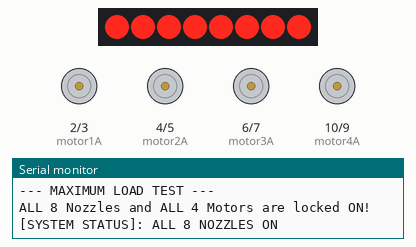
The sketch below on a simulated Arduino Uno, built with avr-gcc and run on an emulated ATmega328P. Parts: 8 shift-register outputs drawn as a row of LEDs (first output left, lit = HIGH), motor-driver pin pairs drawn as motors (green arrow = first pin HIGH = forward, orange = second pin HIGH = backward, longer = more drive), the last lines printed to the serial monitor.

Above: at 1.5 s.
At 4.5 s:
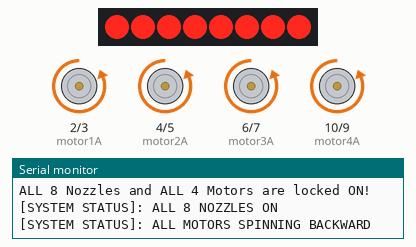
Timing chart, 0 to 7.8 s (numbered marks = the images above):
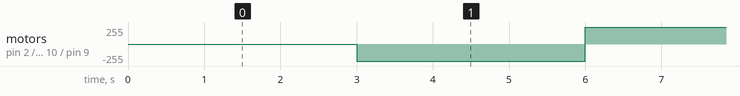

Measured:
- by itself, motor on pin 2 (motor1A) / pin 3 (motor1B), motor on pin 4 (motor2A) / pin 5 (motor2B), motor on pin 6 (motor3A) / pin 7 (motor3B), motor on pin 10 (motor4A) / pin 9 (motor4B): alternates forward 255/255 for 3.0 s and backward 255/255 for 3.0 s

The sketch:

firmware.ino
```cpp
const int dataPin = 11;
const int clockPin = 12;
const int latchPin = 8;
const int motor1A = 2;
const int motor1B = 3;
const int motor2A = 4;
const int motor2B = 5;
const int motor3A = 6;
const int motor3B = 7;
const int motor4A = 10;
const int motor4B = 9;
const int motor5A = 6;
const int motor5B = 7;
const int motor6A = 10;
const int motor6B = 9;
unsigned long lastMotorToggle = 0;
bool motorDirectionForward = true;

void setup() {
  Serial.begin(9600);
  Serial.println("--- MAXIMUM LOAD TEST ---");
  Serial.println("ALL 8 Nozzles and ALL 4 Motors are locked ON!");

  pinMode(dataPin, OUTPUT);
  pinMode(clockPin, OUTPUT);
  pinMode(latchPin, OUTPUT);

  pinMode(motor1A, OUTPUT); pinMode(motor1B, OUTPUT);
  pinMode(motor2A, OUTPUT); pinMode(motor2B, OUTPUT);
  pinMode(motor3A, OUTPUT); pinMode(motor3B, OUTPUT);
  pinMode(motor4A, OUTPUT); pinMode(motor4B, OUTPUT);
  digitalWrite(latchPin, LOW);
  shiftOut(dataPin, clockPin, MSBFIRST, 255);
  digitalWrite(latchPin, HIGH);
  Serial.println("[SYSTEM STATUS]: ALL 8 NOZZLES ON");
}

void loop() {
  unsigned long currentMillis = millis();
  if (currentMillis - lastMotorToggle >= 3000) {
    lastMotorToggle = currentMillis;
    motorDirectionForward = !motorDirectionForward;

    if (motorDirectionForward) {
      Serial.println("[SYSTEM STATUS]: ALL MOTORS SPINNING FORWARD");
      setAllMotors(HIGH, LOW);
    } else {
      Serial.println("[SYSTEM STATUS]: ALL MOTORS SPINNING BACKWARD");
      setAllMotors(LOW, HIGH);
    }
  }
}
void setAllMotors(int stateA, int stateB) {
  digitalWrite(motor1A, stateA); digitalWrite(motor1B, stateB);
  digitalWrite(motor2A, stateA); digitalWrite(motor2B, stateB);
  digitalWrite(motor3A, stateA); digitalWrite(motor3B, stateB);
  digitalWrite(motor4A, stateA); digitalWrite(motor4B, stateB);
}
```
